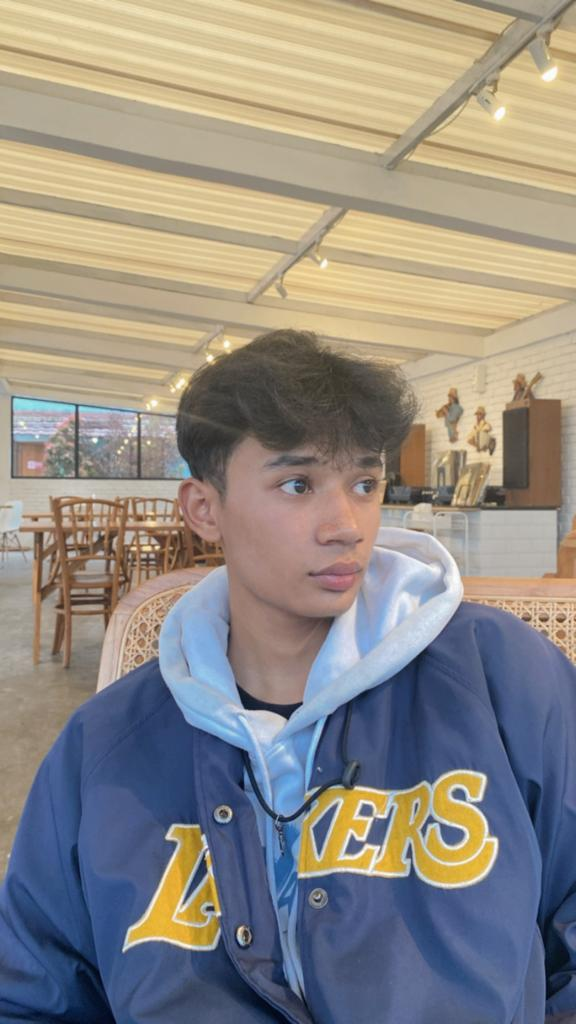
#> input picture Rizki.jpg, 576 x 1024 px
$ python 'Cropping Image dan citra negative.py'
#> lines starting #> are read from the running program, lines starting #| are printed output that depends on the picture
#Mengimpor modul pyplot dari library matplotlib untuk membuat plot grafik
import matplotlib.pyplot as plt

#Mengimpor beberapa modul dari scikit-image, yaitu data, imread, rgb2gray, dan invert, serta modul numpy
from skimage import data
from skimage.io import imread
from skimage.color import rgb2gray
from skimage.util import invert
import numpy as np

#Membaca dua gambar dan menyimpannya ke dalam variabel loadimage dan myimage
loadimage = imread('Rizki.jpg')
#> loadimage is the input picture: shape (1024, 576, 3); mean R, G, B 145.6, 139.8, 132.9
myimage = imread('rizkitegar.jpg')
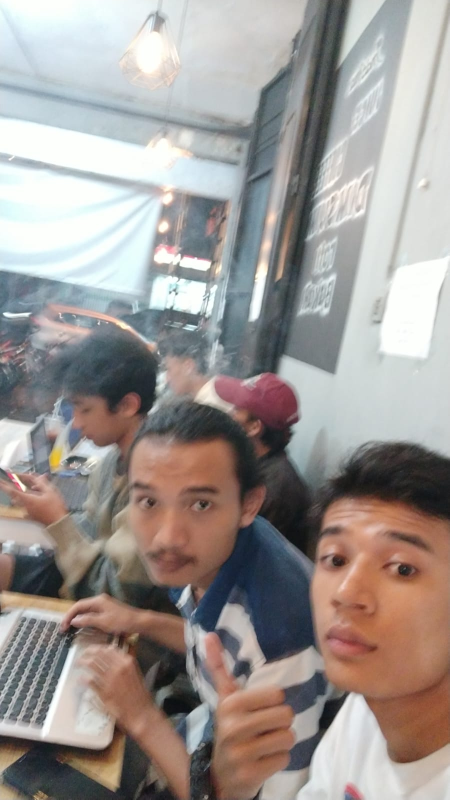
#> input picture rizkitegar.jpg, 899 x 1599 px (shown at 1/2 size)
#> myimage is the input picture: shape (1599, 899, 3); mean R, G, B 157.9, 151.1, 147.7

#Menggandakan gambar asli dengan menggunakan method copy(), dan memotong bagian tertentu dari gambar menggunakan slicing.
loadimageCropped = loadimage.copy()
loadimageCropped = loadimageCropped[0:256,64:320]
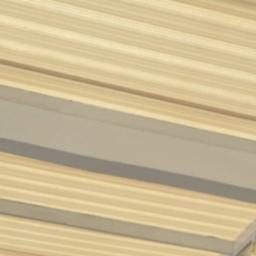
#> loadimageCropped: shape (256, 256, 3); mean R, G, B 203.7, 186.3, 148.5

myimageCropped = myimage.copy()
myimageCropped = myimageCropped[64:256,128:320]

#Membuat figure dengan menggunakan plt.subplots(), yang menghasilkan array 2D dengan 2 baris dan 2 kolom
fig, axes = plt.subplots(2, 2, figsize=(12,12))
ax = axes.ravel()
ax[0].imshow(loadimage)
ax[0].set_title("Citra Input 1")
ax[1].imshow(myimage, cmap='gray')
ax[1].set_title('Citra Input 2')
ax[2].imshow(loadimageCropped)
ax[2].set_title('CItra Output 1')
ax[3].imshow(myimageCropped, cmap='gray')
ax[3].set_title("Citra Output 2")

#Menampilkan gambar
plt.show()
#citra negative
#Menggandakan gambar asli dengan menggunakan method copy(), dan memotong bagian tertentu dari gambar menggunakan slicing.
myimageCropped = myimage.copy()
myimageCropped = myimageCropped[0:256,64:320]
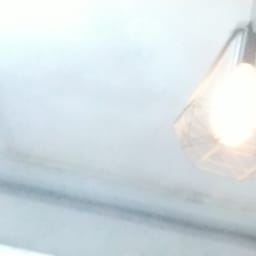
#> myimageCropped: shape (256, 256, 3); mean R, G, B 212.5, 223.1, 227.2

# Membalikkan (inverting) gambar pertama menggunakan fungsi invert dari scikit-image
inv = invert(myimageCropped)
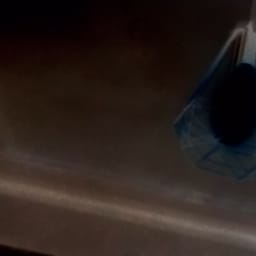
#> inv: shape (256, 256, 3); mean R, G, B 42.5, 31.9, 27.8

# Menampilkan informasi mengenai bentuk (shape) gambar asli dan hasil flipping
print('Shape Input : ', myimageCropped.shape)
#| Shape Input :  (256, 256, 3)
print('Shape Output : ',inv.shape)
#| Shape Output :  (256, 256, 3)

# Membuat subplot baru untuk menampilkan gambar asli, histogramnya, gambar hasil peningkatan kecerahan, dan histogramnya
fig, axes = plt.subplots(2, 2, figsize=(12, 12))
ax = axes.ravel()

ax[0].imshow(myimageCropped)
ax[0].set_title("Citra Input")
ax[1].hist(myimageCropped.ravel(), bins=256)
ax[1].set_title('Histogram Input')
ax[2].imshow(inv)
ax[2].set_title('Citra Output (Inverted Image)')
ax[3].hist(inv.ravel(), bins=256)
ax[3].set_title('Histogram Output')

#Menampilkan gambar
plt.show()
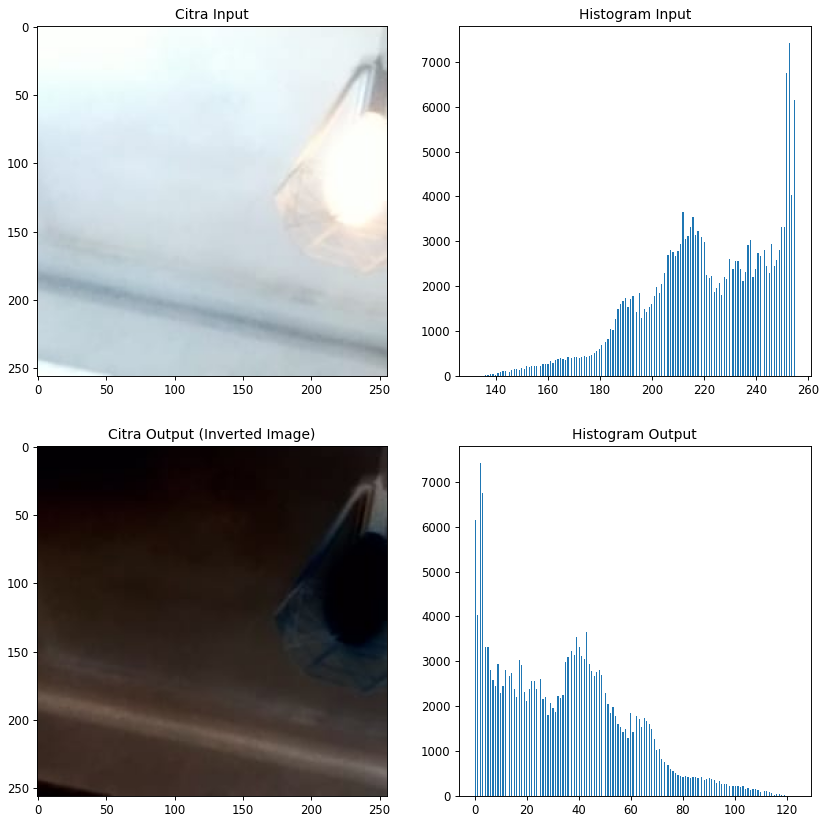
#> figure drawn by matplotlib, 4 panels; panel 2: tallest bar 7424 high, from x = 252.6 to 253.1; panel 4: tallest bar 7424 high, from x = 1.92 to 2.4

#citra negative brightness
#Menggandakan gambar asli dengan menggunakan method copy(), dan memotong bagian tertentu dari gambar menggunakan slicing.
loadimageCropped = loadimage.copy()
loadimageCropped = loadimageCropped[0:256,64:320]

#Membuat copy dari gambar yang telah dipotong
copyloadimage = loadimageCropped.copy().astype(float)

#mengubah tipe data menjadi float untuk menghindari overflow pada operasi penjumlahan
shape = np.shape(copyloadimage)
#> shape = (256, 256, 3)
output1 = np.empty(shape)

#melakukan iterasi pada setiap piksel gambar dan menambahkan nilai brightness sebanyak 100 pada setiap piksel tersebut
#dan hasilnya disimpan di dalam variabel output1.
for baris in range(0, shape[0]):
    for kolom in range(0, shape[1]):
        a1 = baris
        b1 = kolom
        output1[a1, b1] = copyloadimage[baris, kolom] + 100
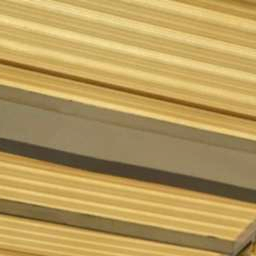
#> output1: shape (256, 256, 3) float64; mean R, G, B 303.7, 286.3, 248.5; drawn with min black and max white

#Membuat figure dengan menggunakan plt.subplots(), yang menghasilkan array 2D dengan 2 baris dan 2 kolom
fig, axes = plt.subplots(2, 2, figsize=(12, 12))
ax = axes.ravel()

ax[0].imshow(loadimageCropped, cmap='gray')
ax[0].set_title("Citra Input")

ax[1].hist(loadimageCropped.ravel(), bins=256)
ax[1].set_title('Histogram Input')

ax[2].imshow(output1, cmap='gray')
ax[2].set_title('Citra Output (Brightnes)')

ax[3].hist(output1.ravel(), bins=256)
ax[3].set_title('Histogram Output')

#Menampilkan gambar
plt.show()
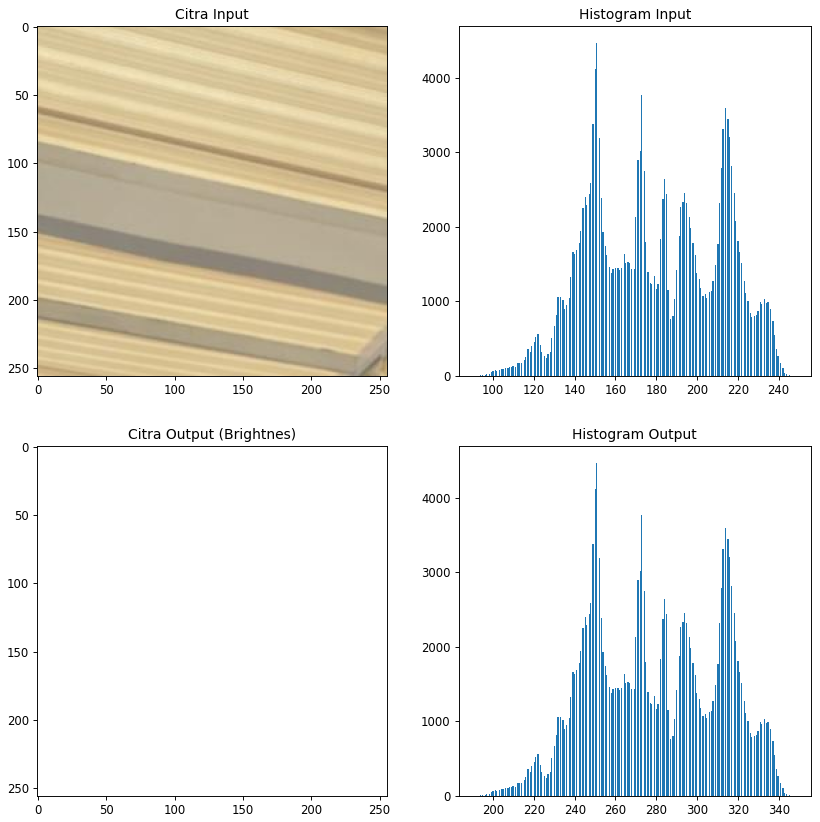
#> figure drawn by matplotlib, 4 panels; panel 2: tallest bar 4470 high, from x = 150.5 to 151.1; panel 4: tallest bar 4470 high, from x = 250.5 to 251.1
